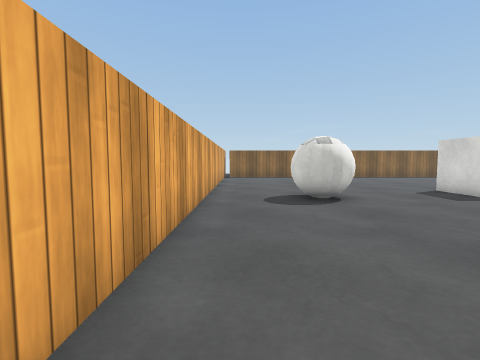
[1] (above)

17 first-person views from a walk through a scene from a Unity 3-D project. The camera is 0.58 m above the floor, tilts 4° down and sees 85° across. The floor is counted in squares, 0.5 m on a side. Each view is taken from the middle of a square. On the plan, view 1 faces up. The plan holds only what a view shows up to about 12 squares ahead; the rest is blank. The place goes on beyond the plan. Surface patterns are stand-ins for the level's own textures.

[2]
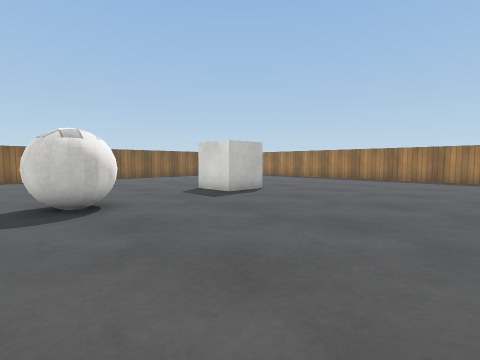

[3]
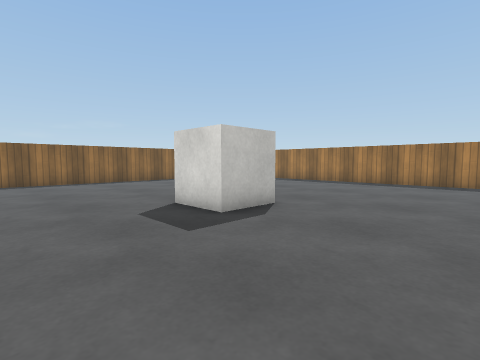

[4]
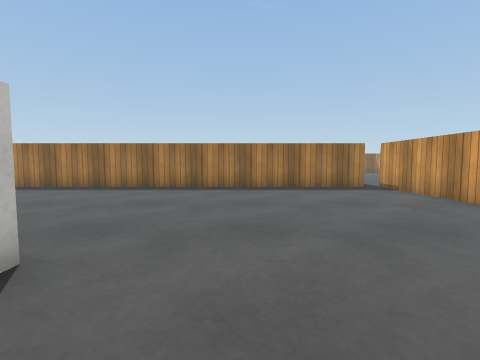

[5]
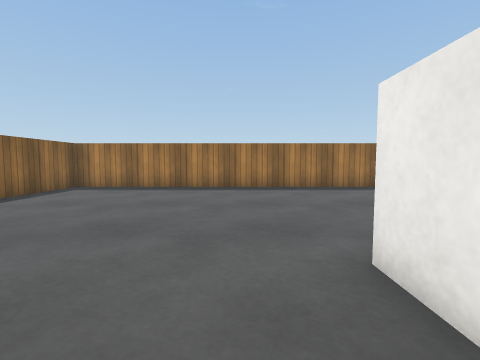

[6]
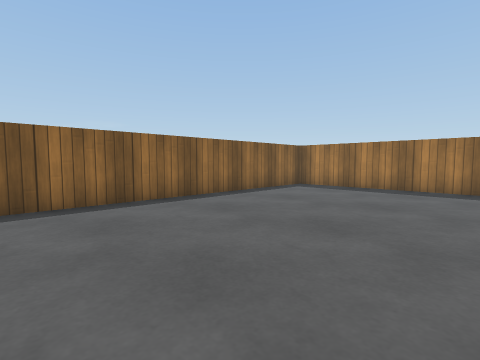

[7]
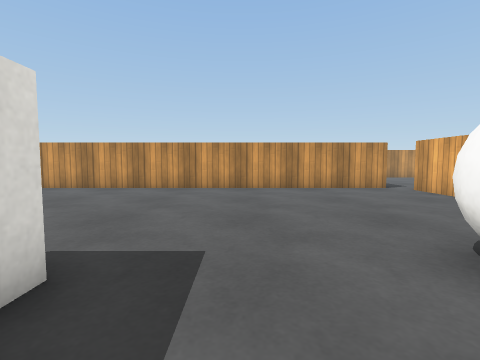

[8]
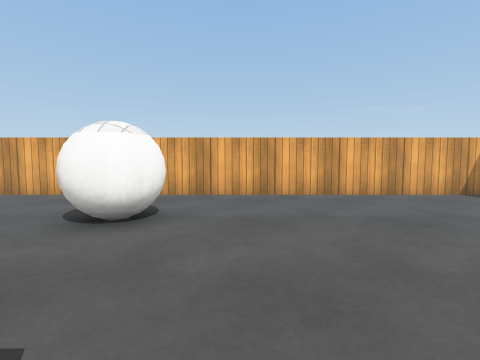

[9]
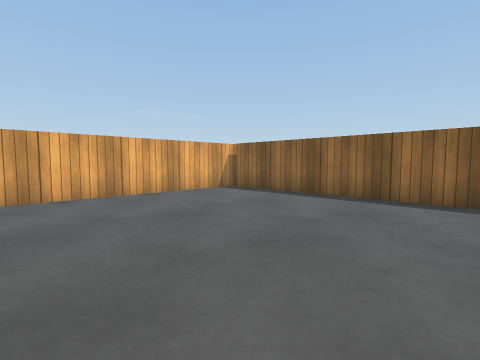

[10]
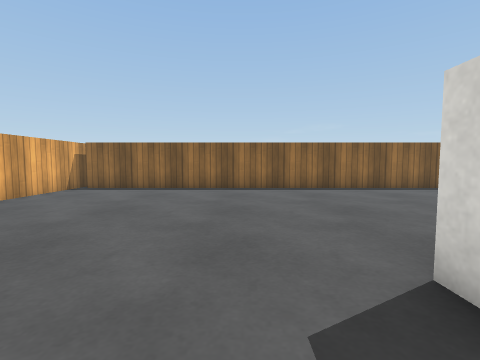

[11]
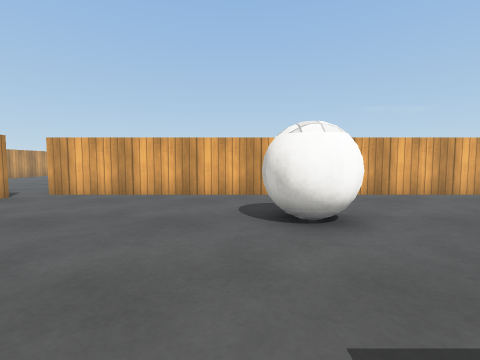

[12]
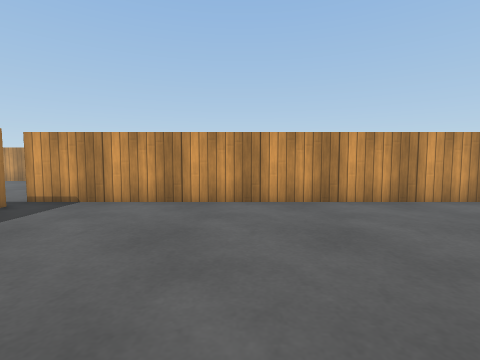

[13]
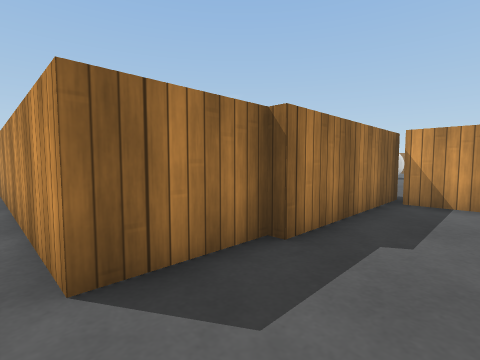

[14]
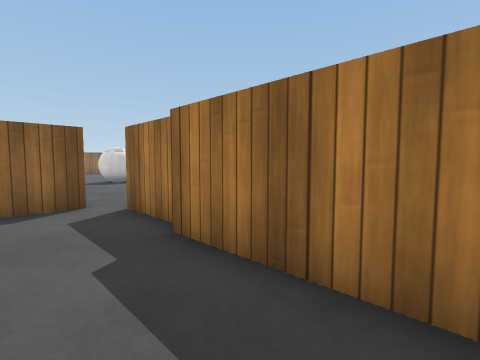

[15]
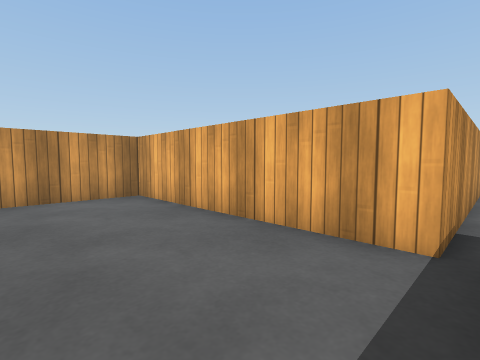

[16]
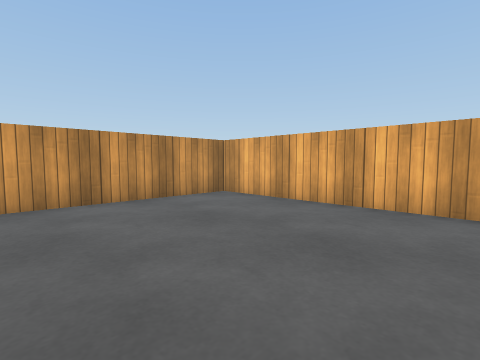

[17]
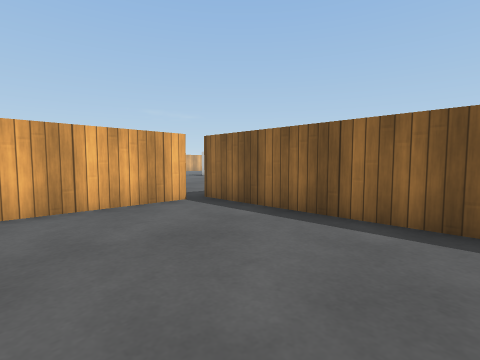

### Floor plan
Points are (right, up) in squares from view 1. A wall is a line through its corners. A room is listed if a view was taken in it or the views show most of it. See-through windows are left out.
Room 1 (views 1, 13, 14)
walls: (-1.1, 0.3) (-2.8, 0.3); (-2.8, -8.1) (-1.1, -8.1); (-0.8, -9) (-0.8, -3.2) (-0.4, -3.2) (-0.4, -0.5) (0.6, -0.5)
ways out: opening at (0, 0) to room 2
Room 2 (views 2, 3, 4, 5, 6, 7, 8, 9, 10, 11, 12)
walls: (0.6, -0.5) (19.1, -0.5); (19, 0.3) (19, 19.6) (-0.9, 19.6); (-1.1, 20) (-1.1, 0.3)
ways out: opening at (0, 0) to room 1; opening at (19, 0) to room 3
objects: ball (2, 8) to (3, 9); cube (8, 9) to (10, 10)
Room 3 (views 15, 16, 17)
walls: (25.9, 0.3) (19, 0.3); (19.1, -0.5) (19.1, -8.8) (25.8, -8.8)
ways out: opening at (19, 0) to room 2

Positions as (right, up) in squares from view 1, and headings:
1: (0, 0), facing up
2: (1, 1), facing up-right
3: (4, 4), facing up-right
4: (7, 6), facing right
5: (7, 12), facing right
6: (7, 12), facing up-right
7: (6, 11), facing down
8: (8, 11), facing left
9: (8, 11), facing up-left
10: (6, 8), facing up
11: (8, 7), facing left
12: (13, 7), facing down
13: (-3, 0), facing down-right
14: (-3, -7), facing up-right
15: (23, 0), facing down-left
16: (26, -1), facing down-left
17: (26, -5), facing up-left
